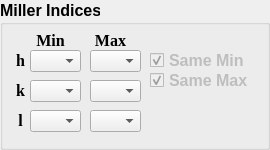
       <widget class="QGroupBox" name="groupBox_miller">
        <property name="sizePolicy">
         <sizepolicy hsizetype="Fixed" vsizetype="Fixed">
          <horstretch>0</horstretch>
          <verstretch>0</verstretch>
         </sizepolicy>
        </property>
        <property name="minimumSize">
         <size>
          <width>255</width>
          <height>150</height>
         </size>
        </property>
        <property name="font">
         <font>
          <pointsize>12</pointsize>
          <weight>75</weight>
          <bold>true</bold>
         </font>
        </property>
        <property name="title">
         <string>Miller Indices</string>
        </property>
        <widget class="QLabel" name="label_h">
         <property name="geometry">
          <rect>
           <x>10</x>
           <y>50</y>
           <width>21</width>
           <height>21</height>
          </rect>
         </property>
         <property name="font">
          <font>
           <family>Times New Roman</family>
           <pointsize>12</pointsize>
           <weight>75</weight>
           <bold>true</bold>
          </font>
         </property>
         <property name="text">
          <string>&lt;!DOCTYPE HTML PUBLIC &quot;-//W3C//DTD HTML 4.0//EN&quot; &quot;http://www.w3.org/TR/REC-html40/strict.dtd&quot;&gt;
&lt;html&gt;&lt;head&gt;&lt;meta name=&quot;qrichtext&quot; content=&quot;1&quot; /&gt;&lt;style type=&quot;text/css&quot;&gt;
p, li { white-space: pre-wrap; }
&lt;/style&gt;&lt;/head&gt;&lt;body style=&quot; font-family:'Times New Roman'; font-size:12pt; font-weight:600; font-style:normal;&quot;&gt;
&lt;p align=&quot;center&quot; style=&quot; margin-top:0px; margin-bottom:0px; margin-left:0px; margin-right:0px; -qt-block-indent:0; text-indent:0px;&quot;&gt;h&lt;/p&gt;&lt;/body&gt;&lt;/html&gt;</string>
         </property>
        </widget>
        <widget class="QComboBox" name="comboBox_kmax">
         <property name="enabled">
          <bool>true</bool>
         </property>
         <property name="geometry">
          <rect>
           <x>90</x>
           <y>80</y>
           <width>51</width>
           <height>22</height>
          </rect>
         </property>
         <property name="font">
          <font>
           <pointsize>10</pointsize>
           <weight>50</weight>
           <bold>false</bold>
          </font>
         </property>
        </widget>
        <widget class="QComboBox" name="comboBox_hmax">
         <property name="enabled">
          <bool>true</bool>
         </property>
         <property name="geometry">
          <rect>
           <x>90</x>
           <y>50</y>
           <width>51</width>
           <height>22</height>
          </rect>
         </property>
         <property name="font">
          <font>
           <pointsize>10</pointsize>
           <weight>50</weight>
           <bold>false</bold>
          </font>
         </property>
        </widget>
        <widget class="QComboBox" name="comboBox_hmin">
         <property name="enabled">
          <bool>true</bool>
         </property>
         <property name="geometry">
          <rect>
           <x>30</x>
           <y>50</y>
           <width>51</width>
           <height>22</height>
          </rect>
         </property>
         <property name="font">
          <font>
           <pointsize>10</pointsize>
           <weight>50</weight>
           <bold>false</bold>
          </font>
         </property>
         <property name="editable">
          <bool>false</bool>
         </property>
         <property name="currentIndex">
          <number>-1</number>
         </property>
        </widget>
        <widget class="QLabel" name="label_min">
         <property name="geometry">
          <rect>
           <x>30</x>
           <y>30</y>
           <width>41</width>
           <height>21</height>
          </rect>
         </property>
         <property name="font">
          <font>
           <family>Times New Roman</family>
           <pointsize>12</pointsize>
           <weight>75</weight>
           <bold>true</bold>
          </font>
         </property>
         <property name="text">
          <string>&lt;!DOCTYPE HTML PUBLIC &quot;-//W3C//DTD HTML 4.0//EN&quot; &quot;http://www.w3.org/TR/REC-html40/strict.dtd&quot;&gt;
&lt;html&gt;&lt;head&gt;&lt;meta name=&quot;qrichtext&quot; content=&quot;1&quot; /&gt;&lt;style type=&quot;text/css&quot;&gt;
p, li { white-space: pre-wrap; }
&lt;/style&gt;&lt;/head&gt;&lt;body style=&quot; font-family:'Times New Roman'; font-size:12pt; font-weight:600; font-style:normal;&quot;&gt;
&lt;p align=&quot;center&quot; style=&quot; margin-top:0px; margin-bottom:0px; margin-left:0px; margin-right:0px; -qt-block-indent:0; text-indent:0px;&quot;&gt;Min&lt;/p&gt;&lt;/body&gt;&lt;/html&gt;</string>
         </property>
        </widget>
        <widget class="QLabel" name="label_k">
         <property name="geometry">
          <rect>
           <x>10</x>
           <y>80</y>
           <width>21</width>
           <height>21</height>
          </rect>
         </property>
         <property name="font">
          <font>
           <family>Times New Roman</family>
           <pointsize>12</pointsize>
           <weight>75</weight>
           <bold>true</bold>
          </font>
         </property>
         <property name="text">
          <string>&lt;!DOCTYPE HTML PUBLIC &quot;-//W3C//DTD HTML 4.0//EN&quot; &quot;http://www.w3.org/TR/REC-html40/strict.dtd&quot;&gt;
&lt;html&gt;&lt;head&gt;&lt;meta name=&quot;qrichtext&quot; content=&quot;1&quot; /&gt;&lt;style type=&quot;text/css&quot;&gt;
p, li { white-space: pre-wrap; }
&lt;/style&gt;&lt;/head&gt;&lt;body style=&quot; font-family:'Times New Roman'; font-size:12pt; font-weight:600; font-style:normal;&quot;&gt;
&lt;p align=&quot;center&quot; style=&quot; margin-top:0px; margin-bottom:0px; margin-left:0px; margin-right:0px; -qt-block-indent:0; text-indent:0px;&quot;&gt;k&lt;/p&gt;&lt;/body&gt;&lt;/html&gt;</string>
         </property>
        </widget>
        <widget class="QComboBox" name="comboBox_kmin">
         <property name="enabled">
          <bool>true</bool>
         </property>
         <property name="geometry">
          <rect>
           <x>30</x>
           <y>80</y>
           <width>51</width>
           <height>22</height>
          </rect>
         </property>
         <property name="font">
          <font>
           <pointsize>10</pointsize>
           <weight>50</weight>
           <bold>false</bold>
          </font>
         </property>
         <property name="editable">
          <bool>false</bool>
         </property>
         <property name="currentIndex">
          <number>-1</number>
         </property>
        </widget>
        <widget class="QComboBox" name="comboBox_lmax">
         <property name="enabled">
          <bool>true</bool>
         </property>
         <property name="geometry">
          <rect>
           <x>90</x>
           <y>110</y>
           <width>51</width>
           <height>22</height>
          </rect>
         </property>
         <property name="font">
          <font>
           <pointsize>10</pointsize>
           <weight>50</weight>
           <bold>false</bold>
          </font>
         </property>
         <property name="editable">
          <bool>false</bool>
         </property>
         <property name="currentIndex">
          <number>-1</number>
         </property>
        </widget>
        <widget class="QComboBox" name="comboBox_lmin">
         <property name="enabled">
          <bool>true</bool>
         </property>
         <property name="geometry">
          <rect>
           <x>30</x>
           <y>110</y>
           <width>51</width>
           <height>22</height>
          </rect>
         </property>
         <property name="font">
          <font>
           <pointsize>10</pointsize>
           <weight>50</weight>
           <bold>false</bold>
          </font>
         </property>
         <property name="editable">
          <bool>false</bool>
         </property>
         <property name="currentIndex">
          <number>-1</number>
         </property>
        </widget>
        <widget class="QLabel" name="label_l">
         <property name="geometry">
          <rect>
           <x>10</x>
           <y>110</y>
           <width>21</width>
           <height>21</height>
          </rect>
         </property>
         <property name="font">
          <font>
           <family>Times New Roman</family>
           <pointsize>12</pointsize>
           <weight>75</weight>
           <bold>true</bold>
          </font>
         </property>
         <property name="text">
          <string>&lt;!DOCTYPE HTML PUBLIC &quot;-//W3C//DTD HTML 4.0//EN&quot; &quot;http://www.w3.org/TR/REC-html40/strict.dtd&quot;&gt;
&lt;html&gt;&lt;head&gt;&lt;meta name=&quot;qrichtext&quot; content=&quot;1&quot; /&gt;&lt;style type=&quot;text/css&quot;&gt;
p, li { white-space: pre-wrap; }
&lt;/style&gt;&lt;/head&gt;&lt;body style=&quot; font-family:'Times New Roman'; font-size:12pt; font-weight:600; font-style:normal;&quot;&gt;
&lt;p align=&quot;center&quot; style=&quot; margin-top:0px; margin-bottom:0px; margin-left:0px; margin-right:0px; -qt-block-indent:0; text-indent:0px;&quot;&gt;l&lt;/p&gt;&lt;/body&gt;&lt;/html&gt;</string>
         </property>
        </widget>
        <widget class="QLabel" name="label_max">
         <property name="geometry">
          <rect>
           <x>90</x>
           <y>30</y>
           <width>41</width>
           <height>21</height>
          </rect>
         </property>
         <property name="font">
          <font>
           <family>Times New Roman</family>
           <pointsize>12</pointsize>
           <weight>75</weight>
           <bold>true</bold>
          </font>
         </property>
         <property name="text">
          <string>&lt;!DOCTYPE HTML PUBLIC &quot;-//W3C//DTD HTML 4.0//EN&quot; &quot;http://www.w3.org/TR/REC-html40/strict.dtd&quot;&gt;
&lt;html&gt;&lt;head&gt;&lt;meta name=&quot;qrichtext&quot; content=&quot;1&quot; /&gt;&lt;style type=&quot;text/css&quot;&gt;
p, li { white-space: pre-wrap; }
&lt;/style&gt;&lt;/head&gt;&lt;body style=&quot; font-family:'Times New Roman'; font-size:12pt; font-weight:600; font-style:normal;&quot;&gt;
&lt;p align=&quot;center&quot; style=&quot; margin-top:0px; margin-bottom:0px; margin-left:0px; margin-right:0px; -qt-block-indent:0; text-indent:0px;&quot;&gt;Max&lt;/p&gt;&lt;/body&gt;&lt;/html&gt;</string>
         </property>
        </widget>
        <widget class="QCheckBox" name="checkBox_samemin">
         <property name="enabled">
          <bool>false</bool>
         </property>
         <property name="geometry">
          <rect>
           <x>150</x>
           <y>50</y>
           <width>111</width>
           <height>20</height>
          </rect>
         </property>
         <property name="toolTip">
          <string>&lt;!DOCTYPE HTML PUBLIC &quot;-//W3C//DTD HTML 4.0//EN&quot; &quot;http://www.w3.org/TR/REC-html40/strict.dtd&quot;&gt;
&lt;html&gt;&lt;head&gt;&lt;meta name=&quot;qrichtext&quot; content=&quot;1&quot; /&gt;&lt;style type=&quot;text/css&quot;&gt;
p, li { white-space: pre-wrap; }
&lt;/style&gt;&lt;/head&gt;&lt;body style=&quot; font-family:'Times New Roman'; font-size:12pt; font-weight:600; font-style:normal;&quot;&gt;
&lt;p style=&quot; margin-top:0px; margin-bottom:0px; margin-left:0px; margin-right:0px; -qt-block-indent:0; text-indent:0px;&quot;&gt;&lt;span style=&quot; font-weight:400;&quot;&gt;Use the same lower Miller indices&lt;/span&gt;&lt;/p&gt;&lt;/body&gt;&lt;/html&gt;</string>
         </property>
         <property name="text">
          <string>Same Min</string>
         </property>
         <property name="checked">
          <bool>true</bool>
         </property>
        </widget>
        <widget class="QCheckBox" name="checkBox_samemax">
         <property name="enabled">
          <bool>false</bool>
         </property>
         <property name="geometry">
          <rect>
           <x>150</x>
           <y>70</y>
           <width>111</width>
           <height>20</height>
          </rect>
         </property>
         <property name="toolTip">
          <string>&lt;!DOCTYPE HTML PUBLIC &quot;-//W3C//DTD HTML 4.0//EN&quot; &quot;http://www.w3.org/TR/REC-html40/strict.dtd&quot;&gt;
&lt;html&gt;&lt;head&gt;&lt;meta name=&quot;qrichtext&quot; content=&quot;1&quot; /&gt;&lt;style type=&quot;text/css&quot;&gt;
p, li { white-space: pre-wrap; }
&lt;/style&gt;&lt;/head&gt;&lt;body style=&quot; font-family:'Times New Roman'; font-size:12pt; font-weight:600; font-style:normal;&quot;&gt;
&lt;p style=&quot; margin-top:0px; margin-bottom:0px; margin-left:0px; margin-right:0px; -qt-block-indent:0; text-indent:0px;&quot;&gt;&lt;span style=&quot; font-weight:400;&quot;&gt;Use the same max Miller indices&lt;/span&gt;&lt;/p&gt;&lt;/body&gt;&lt;/html&gt;</string>
         </property>
         <property name="text">
          <string>Same Max</string>
         </property>
         <property name="checked">
          <bool>true</bool>
         </property>
        </widget>
       </widget>
